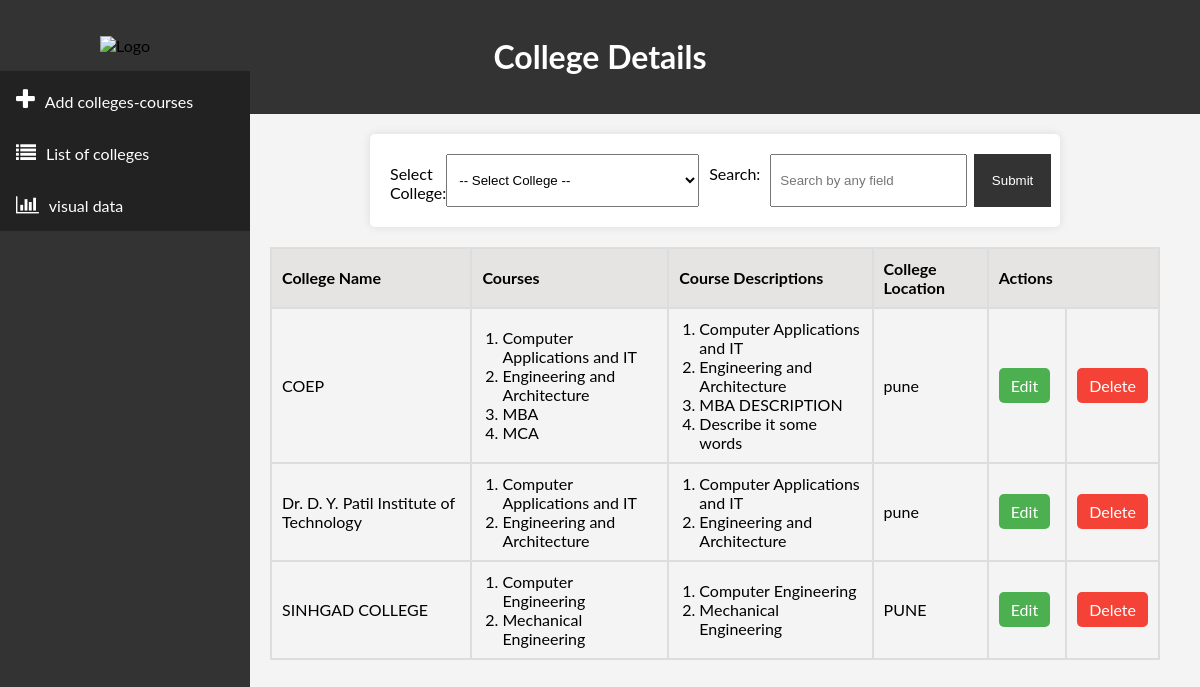
Screenshot of /display.php with the database file from the repository.
### tables this page shows
CREATE TABLE `colleges` (
  `college_id` int NOT NULL,
  `college_name` varchar(255) NOT NULL,
  `college_location` varchar(255) NOT NULL
);

### display.php (the view, shortened to what this page needs)
<?php
include 'db.php';
$sql = "SELECT colleges.college_id, colleges.college_name, GROUP_CONCAT(courses.course_name SEPARATOR ', ') AS courses_list,
               GROUP_CONCAT(courses.course_description SEPARATOR ', ') AS courses_description, colleges.college_location
        FROM colleges
        LEFT JOIN courses ON colleges.college_id = courses.college_id";
$sql .= " GROUP BY colleges.college_id";
$result = $conn->query($sql);
?>
<!DOCTYPE html>
<html lang="en">
<head>
    <link rel="stylesheet" href="./display.css">
</head>
<body>
    <?php include 'navbar.php'; ?>
    <header>
        <h1>College Details</h1>
    </header>
    <main>
        <form method="post" id="collegeForm">
            <label for="selectedCollege">Select College:</label>
            <select name="selectedCollege" id="selectedCollege">
                <option value="">-- Select College --</option>
            </select>
            <label id="search" for="search">Search:</label>
            <input type="text" name="search" id="search" placeholder="Search by any field">
            <button type="submit">Submit</button>
        </form>
        <section id="collegeDetails">
            <?php
            if ($result->num_rows > 0) {
                echo '<table>';
                echo '<thead>';
                echo '<tr>';
                echo '<th>College Name</th>';
                echo '<th>Courses</th>';
                echo '<th>Course Descriptions</th>';
                echo '<th>College Location</th>';
                echo '<th colspan="2">Actions</th>';
                echo '</tr>';
                echo '</thead>';
                echo '<tbody>';
                while ($row = $result->fetch_assoc()) {
                    echo '<tr>';
                    echo '<td>' . $row['college_name'] . '</td>';
                    echo '<td><ol><li>' . str_replace(', ', '</li><li>', $row['courses_list']) . '</li></ol></td>';
                    echo '<td><ol><li>' . str_replace(', ', '</li><li>', $row['courses_description']) . '</li></ol></td>';
                    echo '<td>' . $row['college_location'] . '</td>';
                    echo '<td><a href="edit.php?id=' . $row['college_id'] . '" class="action-link edit-link">Edit</a></td>';
                    echo '<td><a href="delete.php?id=' . $row['college_id'] . '" class="action-link delete-link" onclick="return confirm(\'Are you sure?\')">Delete</a></td>';
                    echo '</tr>';
                }
                echo '</tbody>';
                echo '</table>';
            } else {
                echo '<p>No data found.</p>';
            }
            ?>
        </section>
    </main>
</body>
</html>

### navbar.php (shortened to what this page needs)
<!DOCTYPE html>
<html>
<head>
<link rel="stylesheet" href="https://cdnjs.cloudflare.com/ajax/libs/font-awesome/4.7.0/css/font-awesome.min.css">
</head>
<body>
<div class="sidebar">
  <div class="logo">
    <img src="./img/logo.png" alt="Logo">
  </div>
  <a href="./"><i class="fa fa-plus" style="font-size:24px; padding-right:10px"></i>Add colleges-courses</a>
  <a href="./display.php"><i class="fa fa-list" style="font-size:20px; padding-right:10px"></i>List of colleges</a>
  <a href="./charts.php"><i class="fa fa-bar-chart-o" style="font-size:20px; padding-right:10px"></i>visual data </a>
</div>
</body>
</html>

### display.css (style rules this page uses)
body { font-family: Arial, sans-serif; margin: 0; padding: 0; background-color: #f4f4f4; }
header { background-color: #333; color: #fff; padding: 1em; text-align: center; }
main { margin-left: 20px; margin-right: 20px; padding: 20px; }
form { max-width: 650px; margin: auto; background: #fff; padding: 20px; border-radius: 5px; box-shadow: 0 0 10px rgba(0,0,0,0.1); display: flex; justify-content: space-between; }
label { display: block; margin: 10px 0 5px; }
select { flex: 1; padding: 8px; box-sizing: border-box; }
#search { margin-left: 10px; }
input[type="text"] { flex: 1; padding: 8px; box-sizing: border-box; }
button { padding: 18px; background-color: #333; color: #fff; border: none; cursor: pointer; margin-left: 1%; }
table { border-collapse: collapse; width: 100%; margin-top: 20px; }
table, th, td { border: 2px solid #ddd; text-align: left; padding: 10px; }
th { background-color: #E5E4E2; }
ol { margin: 0; padding-left: 20px; }
@media screen and (min-width: 700px) { main { margin-left: 250px; } }
.action-link { display: inline-block; padding: 8px 12px; text-decoration: none; color: #fff; border-radius: 5px; }
.edit-link { background-color: #4CAF50; margin-right: 5px; }
.delete-link { background-color: #f44336; }

### navbar.php (style rules this page uses)
body { margin: 0; font-family: "Lato", sans-serif; }
.sidebar { margin: 0; padding: 0; width: 250px; background-color: #333; position: fixed; height: 100%; overflow: auto; }
.sidebar a { display: block; color: white; padding: 16px; text-decoration: none; background-color: #222; }
.sidebar { padding-top: 20px; }
.logo { padding: 16px; text-align: center; }
.logo img { width: 80%; }

### rows the page displays
colleges: college_name "COEP", courses_list "Computer Applications and IT Engineering and Architecture MBA MCA", courses_description "Computer Applications and IT Engineering and Architecture MBA DESCRIPTION Describe it some words", college_location "pune"
colleges: college_name "Dr. D. Y. Patil Institute of Technology", courses_list "Computer Applications and IT Engineering and Architecture", courses_description "Computer Applications and IT Engineering and Architecture", college_location "pune"
colleges: college_name "SINHGAD COLLEGE", courses_list "Computer Engineering Mechanical Engineering", courses_description "Computer Engineering Mechanical Engineering", college_location "PUNE"
